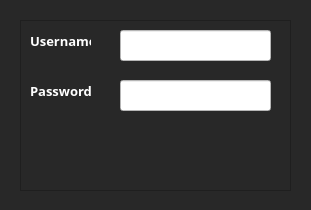
<?xml version="1.0" encoding="UTF-8"?>
<ui version="4.0">
 <class>FormLogin</class>
 <widget class="QWidget" name="FormLogin">
  <property name="geometry">
   <rect>
    <x>0</x>
    <y>0</y>
    <width>311</width>
    <height>210</height>
   </rect>
  </property>
  <property name="windowTitle">
   <string> L O G I N</string>
  </property>
  <property name="autoFillBackground">
   <bool>false</bool>
  </property>
  <property name="styleSheet">
   <string notr="true">background-color: rgb(40, 40, 40);</string>
  </property>
  <widget class="QFrame" name="frame">
   <property name="geometry">
    <rect>
     <x>20</x>
     <y>20</y>
     <width>271</width>
     <height>171</height>
    </rect>
   </property>
   <property name="frameShape">
    <enum>QFrame::StyledPanel</enum>
   </property>
   <property name="frameShadow">
    <enum>QFrame::Raised</enum>
   </property>
   <widget class="QLineEdit" name="LE_login">
    <property name="geometry">
     <rect>
      <x>100</x>
      <y>10</y>
      <width>151</width>
      <height>31</height>
     </rect>
    </property>
    <property name="font">
     <font>
      <family>Berlin Sans FB</family>
      <weight>75</weight>
      <bold>true</bold>
     </font>
    </property>
    <property name="styleSheet">
     <string notr="true">background-color: rgb(255, 255, 255);</string>
    </property>
   </widget>
   <widget class="QLabel" name="LE_username">
    <property name="geometry">
     <rect>
      <x>10</x>
      <y>10</y>
      <width>61</width>
      <height>21</height>
     </rect>
    </property>
    <property name="font">
     <font>
      <family>Berlin Sans FB</family>
      <pointsize>10</pointsize>
      <weight>75</weight>
      <bold>true</bold>
     </font>
    </property>
    <property name="styleSheet">
     <string notr="true">color: rgb(255, 255, 255);</string>
    </property>
    <property name="text">
     <string>Username</string>
    </property>
   </widget>
   <widget class="QLabel" name="LE_password_2">
    <property name="geometry">
     <rect>
      <x>10</x>
      <y>60</y>
      <width>71</width>
      <height>21</height>
     </rect>
    </property>
    <property name="font">
     <font>
      <family>Berlin Sans FB</family>
      <pointsize>10</pointsize>
      <weight>75</weight>
      <bold>true</bold>
     </font>
    </property>
    <property name="styleSheet">
     <string notr="true">color: rgb(255, 255, 255);</string>
    </property>
    <property name="text">
     <string>Password</string>
    </property>
   </widget>
   <widget class="QLineEdit" name="LE_password">
    <property name="geometry">
     <rect>
      <x>100</x>
      <y>60</y>
      <width>151</width>
      <height>31</height>
     </rect>
    </property>
    <property name="font">
     <font>
      <family>Berlin Sans FB</family>
      <pointsize>10</pointsize>
      <weight>75</weight>
      <bold>true</bold>
     </font>
    </property>
    <property name="styleSheet">
     <string notr="true">background-color: rgb(255, 255, 255);</string>
    </property>
   </widget>
   <widget class="QPushButton" name="BT_login">
    <property name="geometry">
     <rect>
      <x>120</x>
      <y>110</y>
      <width>71</width>
      <height>61</height>
     </rect>
    </property>
    <property name="font">
     <font>
      <family>Berlin Sans FB</family>
      <pointsize>10</pointsize>
      <weight>75</weight>
      <bold>true</bold>
     </font>
    </property>
    <property name="styleSheet">
     <string notr="true"/>
    </property>
    <property name="text">
     <string/>
    </property>
    <property name="icon">
     <iconset>
      <normaloff>img/login.png</normaloff>img/login.png</iconset>
    </property>
    <property name="iconSize">
     <size>
      <width>50</width>
      <height>50</height>
     </size>
    </property>
    <property name="flat">
     <bool>true</bool>
    </property>
   </widget>
  </widget>
 </widget>
 <resources/>
 <connections/>
</ui>
